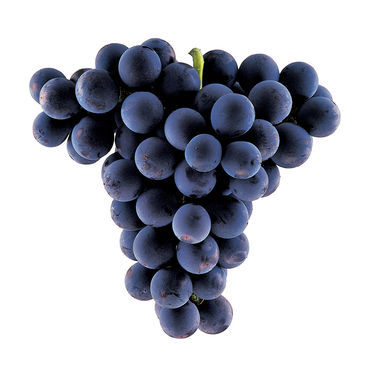
#> input picture catch-up/images/grape1.jpg, 370 x 370 px
$ python crop.py ../catch-up/images out   (Python 2 division)
#> lines starting #> are read from the running program, lines starting #| are printed output that depends on the picture
#!/usr/bin/env python
# -*- coding: utf-8 -*-

import argparse
import os
import numpy as np
import matplotlib.pyplot as plt
from PIL import Image

def pilToNumPy(pilImg):
    imgArray = np.asarray(pilImg)
    imgArray.flags.writeable = True
    return imgArray

def numPyToPIL(imgArr):
    return Image.fromarray(np.uint8(imgArr))

parser = argparse.ArgumentParser()
parser.add_argument("source_dir")
parser.add_argument("target_dir")
args = parser.parse_args()

target_shape = (256, 256)

for source_imgpath in os.listdir(args.source_dir):
    print source_imgpath
    # src = cv2.imread(args.source_dir+"/"+source_imgpath)
    src = plt.imread(args.source_dir+"/"+source_imgpath) # 戻り値はRGB配列の二次元配列（ndarray, cv2と同じ）
#> src is the input picture: shape (370, 370, 3); mean R, G, B 181, 183.1, 191.8
    # mirror image
    while src.shape[0] < target_shape[0] or src.shape[1] < target_shape[1]:
        print src.shape
        src = np.concatenate((np.fliplr(src), src), axis=1)
        src = np.concatenate((np.flipud(src), src), axis=0)
    src = src[:target_shape[0], :target_shape[1]]
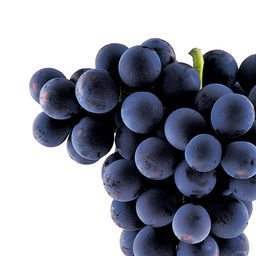
#> src: shape (256, 256, 3); mean R, G, B 142.9, 146.2, 158.4
    print src.shape
#| (256, 256, 3)
    # cv2.imwrite(args.target_dir+"/"+source_imgpath, src)
    numPyToPIL(src).save(args.target_dir+"/"+source_imgpath)
